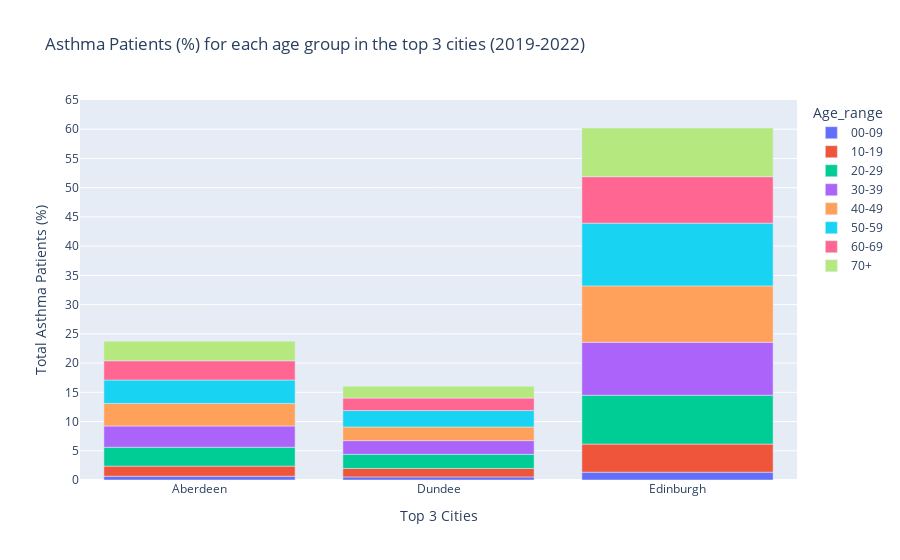

Here is the notebook cell this chart was saved with:
### Markdown cell above
After carefully analysing the extensive data of asthma patients in three cities, we concluded that it is necessary to normalise the number of asthma patients based on the total number of patients in three cities. Normalising the data allows for a better understanding, as the disease can be studied more holistically across the three cities. Additionally, this will provide a more comprehensive view of the age groups that are the most disproportionately impacted across Edinburgh, Aberdeen, and Dundee. For a more balanced viewpoint, we also decided to expand the age gap from 5 to 10. As an example, the age groups will be updated to include a broader range, from 00-09, rather than previous breakdown of 00-04 and 05-09. In addition, we will create a new age group of 70+ by combining the age range of 70 to 85 plus.

### Code cell
# change the age group to a wider age range
new_age_range = {'00-04' : '00-09','05-09' : '00-09',
                 '10-14' : '10-19','15-19' : '10-19',
                 '20-24' : '20-29','25-29' : '20-29',
                 '30-34' : '30-39','35-39' : '30-39',
                 '40-44' : '40-49','45-49' : '40-49',
                 '50-54' : '50-59','55-59' : '50-59',
                 '60-64' : '60-69','65-69' : '60-69',
                 '70-74' : '70+','75-79' : '70+',
                 '80-84' : '70+','85plus' : '70+'}
age_group['Age_range'] = age_group['Age'].replace(new_age_range)

# new table with the new age range
new_asthma = age_group.groupby(['GPPractice/Area', 'Age_range'])['PatientCount_Asthma'].sum().reset_index()

# next step: normalisation
# normalisation = number of people in a each age group / total number of patients in 3 regions
# by doing this normalisation, this will help in understanding the distribution of patients

# sum all the asthma patients in 3 regions (from the city_group)
total_asthma = city_group['PatientCount_Asthma'].sum()

# normalise the number of people in each age group by the total patients
new_asthma['Normalized age group (%)'] = (new_asthma['PatientCount_Asthma'] / total_asthma) * 100 

# next step: turn into a stacked bar chart
# plotting stack bar chart for the normalized group (interactive)
bar_chart = px.bar(new_asthma, x='GPPractice/Area', y='Normalized age group (%)',
                   color='Age_range', range_y = [0,65],
                   labels={'Normalized age group (%)' : 'Total Asthma Patients (%)', 'GPPractice/Area' : 'Top 3 Cities'},
                   title = 'Asthma Patients (%) for each age group in the top 3 cities (2019-2022)')

# adjust the y-axis increment by 5
bar_chart.update_layout(yaxis_dtick=5)
bar_chart.show()

### Figure 1 — Plotly figure (JSON) as saved in the notebook; plotly's stock layout.template omitted (floating-point values rounded to 4 significant figures)
{"data": [{"alignmentgroup": "True", "hovertemplate": "Age_range=00-09<br>Top 3 Cities=%{x}<br>Total Asthma Patients (%)=%{y}<extra></extra>", "legendgroup": "00-09", "marker": {"color": "#636efa", "pattern": {"shape": ""}}, "name": "00-09", "offsetgroup": "00-09", "orientation": "v", "showlegend": true, "textposition": "auto", "type": "bar", "x": ["Aberdeen", "Dundee", "Edinburgh"], "xaxis": "x", "y": [0.6443, 0.5284, 1.335], "yaxis": "y"}, {"alignmentgroup": "True", "hovertemplate": "Age_range=10-19<br>Top 3 Cities=%{x}<br>Total Asthma Patients (%)=%{y}<extra></extra>", "legendgroup": "10-19", "marker": {"color": "#EF553B", "pattern": {"shape": ""}}, "name": "10-19", "offsetgroup": "10-19", "orientation": "v", "showlegend": true, "textposition": "auto", "type": "bar", "x": ["Aberdeen", "Dundee", "Edinburgh"], "xaxis": "x", "y": [1.73, 1.447, 4.807], "yaxis": "y"}, {"alignmentgroup": "True", "hovertemplate": "Age_range=20-29<br>Top 3 Cities=%{x}<br>Total Asthma Patients (%)=%{y}<extra></extra>", "legendgroup": "20-29", "marker": {"color": "#00cc96", "pattern": {"shape": ""}}, "name": "20-29", "offsetgroup": "20-29", "orientation": "v", "showlegend": true, "textposition": "auto", "type": "bar", "x": ["Aberdeen", "Dundee", "Edinburgh"], "xaxis": "x", "y": [3.226, 2.416, 8.359], "yaxis": "y"}, {"alignmentgroup": "True", "hovertemplate": "Age_range=30-39<br>Top 3 Cities=%{x}<br>Total Asthma Patients (%)=%{y}<extra></extra>", "legendgroup": "30-39", "marker": {"color": "#ab63fa", "pattern": {"shape": ""}}, "name": "30-39", "offsetgroup": "30-39", "orientation": "v", "showlegend": true, "textposition": "auto", "type": "bar", "x": ["Aberdeen", "Dundee", "Edinburgh"], "xaxis": "x", "y": [3.638, 2.342, 9.046], "yaxis": "y"}, {"alignmentgroup": "True", "hovertemplate": "Age_range=40-49<br>Top 3 Cities=%{x}<br>Total Asthma Patients (%)=%{y}<extra></extra>", "legendgroup": "40-49", "marker": {"color": "#FFA15A", "pattern": {"shape": ""}}, "name": "40-49", "offsetgroup": "40-49", "orientation": "v", "showlegend": true, "textposition": "auto", "type": "bar", "x": ["Aberdeen", "Dundee", "Edinburgh"], "xaxis": "x", "y": [3.858, 2.332, 9.655], "yaxis": "y"}, {"alignmentgroup": "True", "hovertemplate": "Age_range=50-59<br>Top 3 Cities=%{x}<br>Total Asthma Patients (%)=%{y}<extra></extra>", "legendgroup": "50-59", "marker": {"color": "#19d3f3", "pattern": {"shape": ""}}, "name": "50-59", "offsetgroup": "50-59", "orientation": "v", "showlegend": true, "textposition": "auto", "type": "bar", "x": ["Aberdeen", "Dundee", "Edinburgh"], "xaxis": "x", "y": [4.01, 2.811, 10.73], "yaxis": "y"}, {"alignmentgroup": "True", "hovertemplate": "Age_range=60-69<br>Top 3 Cities=%{x}<br>Total Asthma Patients (%)=%{y}<extra></extra>", "legendgroup": "60-69", "marker": {"color": "#FF6692", "pattern": {"shape": ""}}, "name": "60-69", "offsetgroup": "60-69", "orientation": "v", "showlegend": true, "textposition": "auto", "type": "bar", "x": ["Aberdeen", "Dundee", "Edinburgh"], "xaxis": "x", "y": [3.286, 2.143, 7.95], "yaxis": "y"}, {"alignmentgroup": "True", "hovertemplate": "Age_range=70+<br>Top 3 Cities=%{x}<br>Total Asthma Patients (%)=%{y}<extra></extra>", "legendgroup": "70+", "marker": {"color": "#B6E880", "pattern": {"shape": ""}}, "name": "70+", "offsetgroup": "70+", "orientation": "v", "showlegend": true, "textposition": "auto", "type": "bar", "x": ["Aberdeen", "Dundee", "Edinburgh"], "xaxis": "x", "y": [3.341, 2.029, 8.338], "yaxis": "y"}], "layout": {"barmode": "relative", "legend": {"title": {"text": "Age_range"}, "tracegroupgap": 0}, "title": {"text": "Asthma Patients (%) for each age group in the top 3 cities (2019-2022)"}, "xaxis": {"anchor": "y", "domain": [0, 1], "title": {"text": "Top 3 Cities"}}, "yaxis": {"anchor": "x", "domain": [0, 1], "dtick": 5, "range": [0, 65], "title": {"text": "Total Asthma Patients (%)"}}}}
